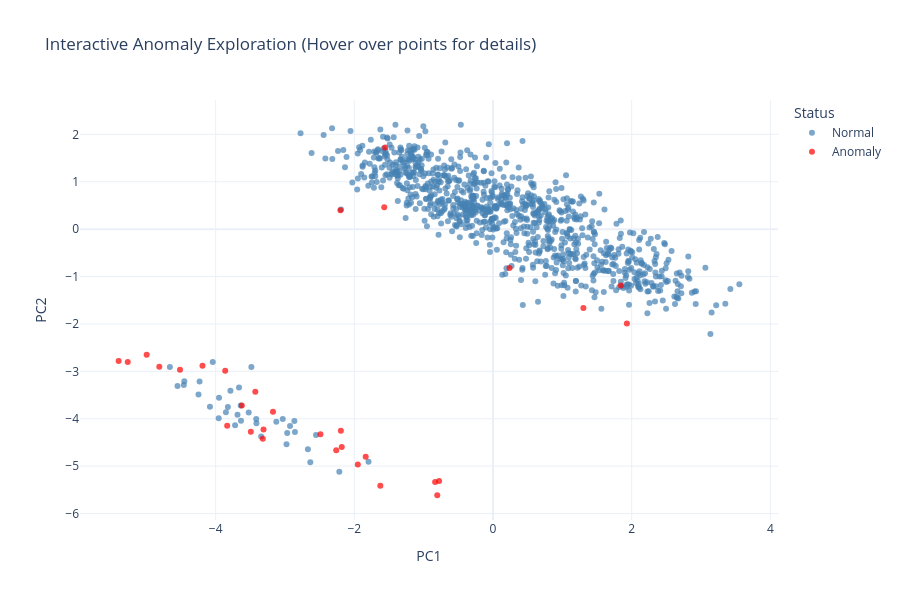

This figure's notebook cell:
### Markdown cell above
## 8. Final Visualization Dashboard (Bonus)
**Objective:** A consolidated visual dashboard providing a comprehensive view of feature correlations, principal components, cluster separations, and an interactive tool for exploring multidimensional anomalies.

### Code cell
import matplotlib.pyplot as plt
import seaborn as sns
import plotly.express as px
import pandas as pd
import numpy as np

# Align all data to the sample size to prevent length mismatches
if 'SAMPLE_SIZE' in locals() and len(df_clean) > SAMPLE_SIZE:
    dash_df = df_clean.iloc[sample_indices].copy()
    if_preds_dash = if_predictions[sample_indices]
else:
    dash_df = df_clean.copy()
    if_preds_dash = if_predictions

# ---------------------------------------------------------
# Part 1: Static Dashboard (Heatmap, PCA, Clusters)
# ---------------------------------------------------------
fig = plt.figure(figsize=(18, 12))

# 1. Heatmap
ax1 = plt.subplot(2, 2, 1)
sns.heatmap(dash_df.corr(), annot=False, cmap='coolwarm', ax=ax1, cbar=True)
ax1.set_title('Feature Correlation Heatmap', fontsize=14)

# 2. PCA Visualization (Base)
ax2 = plt.subplot(2, 2, 2)
ax2.scatter(X_pca_opt[:, 0], X_pca_opt[:, 1], alpha=0.5, c='gray')
ax2.set_title('PCA Visualization (2D Projection)', fontsize=14)
ax2.set_xlabel('Principal Component 1')
ax2.set_ylabel('Principal Component 2')

# 3. Cluster Visualization (Using K-Means results)
ax3 = plt.subplot(2, 2, 3)
scatter = ax3.scatter(X_pca_opt[:, 0], X_pca_opt[:, 1], c=clusters_kmeans, cmap='viridis', alpha=0.6)
ax3.set_title('Cluster Visualization (K-Means)', fontsize=14)
ax3.set_xlabel('PC1')
ax3.set_ylabel('PC2')
plt.colorbar(scatter, ax=ax3, label='Cluster ID')

plt.tight_layout()
plt.show()

# ---------------------------------------------------------
# Part 2: Pairplots
# ---------------------------------------------------------
print("Generating Pairplot (this may take a few seconds)...")
key_features = ['age', 'years_climbing', 'queue_time', 'weather_score']
valid_features = [f for f in key_features if f in dash_df.columns]

sns.pairplot(dash_df[valid_features], diag_kind='kde', corner=True, plot_kws={'alpha': 0.5})
plt.suptitle('Pairplots of Key Expedition Metrics', y=1.02, fontsize=14)
plt.show()

# ---------------------------------------------------------
# Part 3: Interactive Anomaly Exploration
# ---------------------------------------------------------
# Attach PCA coordinates and the properly sized Isolation Forest predictions
dash_df['PC1'] = X_pca_opt[:, 0]
dash_df['PC2'] = X_pca_opt[:, 1]
dash_df['Status'] = ['Anomaly' if x == -1 else 'Normal' for x in if_preds_dash]

# Create interactive scatter plot using Plotly
fig_inter = px.scatter(
    dash_df, 
    x='PC1', 
    y='PC2', 
    color='Status',
    color_discrete_map={'Normal': 'steelblue', 'Anomaly': 'red'},
    hover_data=valid_features,
    title='Interactive Anomaly Exploration (Hover over points for details)',
    opacity=0.7
)

fig_inter.update_layout(height=600, width=900, template="plotly_white")
fig_inter.show()

### Figure 1 — Plotly figure (JSON) as saved in the notebook; plotly's stock layout.template omitted (floating-point values rounded to 4 significant figures; data arrays with more than 128 entries replaced by an {"elided": "..."} marker saying what was removed)
{"data": [{"customdata": {"elided": "969x3 float values"}, "hovertemplate": "Status=Normal<br>PC1=%{x}<br>PC2=%{y}<br>age=%{customdata[0]}<br>years_climbing=%{customdata[1]}<br>weather_score=%{customdata[2]}<extra></extra>", "legendgroup": "Normal", "marker": {"color": "steelblue", "opacity": 0.7, "symbol": "circle"}, "mode": "markers", "name": "Normal", "orientation": "v", "showlegend": true, "type": "scatter", "x": {"elided": "969 float values"}, "xaxis": "x", "y": {"elided": "969 float values"}, "yaxis": "y"}, {"customdata": [[38.0, 9.0, 9.6], [46.0, 8.0, 3.6], [42.0, 6.0, 3.6], [24.0, 1.0, 7.8], [30.0, 25.0, 9.5], [48.0, 12.0, 5.0], [40.0, 7.0, 5.6], [42.0, 21.0, 8.0], [30.0, 0.0, 8.8], [34.0, 8.0, 8.0], [41.0, 18.0, 4.7], [38.0, 13.0, 7.8], [28.0, 15.0, 4.8], [33.0, 7.0, 5.0], [35.0, 5.0, 8.7], [29.0, 16.0, 7.4], [41.0, 20.0, 3.7], [47.0, 13.0, 9.6], [24.0, 10.0, 3.9], [37.0, 14.0, 4.6], [41.0, 6.0, 9.4], [43.0, 1.0, 8.8], [27.0, 6.0, 6.8], [45.0, 7.0, 6.6], [38.0, 9.0, 2.7], [39.0, 9.0, 7.3], [47.0, 16.0, 7.7], [48.0, 17.0, 6.1], [43.0, 18.0, 10.0], [29.0, 16.0, 8.0], [38.0, 6.0, 1.7]], "hovertemplate": "Status=Anomaly<br>PC1=%{x}<br>PC2=%{y}<br>age=%{customdata[0]}<br>years_climbing=%{customdata[1]}<br>weather_score=%{customdata[2]}<extra></extra>", "legendgroup": "Anomaly", "marker": {"color": "red", "opacity": 0.7, "symbol": "circle"}, "mode": "markers", "name": "Anomaly", "orientation": "v", "showlegend": true, "type": "scatter", "x": [1.843, -4.813, -3.173, 1.303, -1.95, -5.399, -1.569, -3.862, -3.32, -2.181, 1.93, -0.8348, -5.268, -3.834, -3.622, -4.514, -2.489, -1.625, -2.201, -3.493, -2.261, -3.31, -2.194, -1.836, 0.2382, -0.8039, -4.995, -4.19, -1.556, -0.7773, -3.428], "xaxis": "x", "y": [-1.189, -2.901, -3.855, -1.661, -4.966, -2.783, 0.462, -2.987, -4.423, -4.595, -1.989, -5.334, -2.801, -4.148, -3.721, -2.965, -4.326, -5.412, 0.4007, -4.275, -4.665, -4.226, -4.254, -4.803, -0.8206, -5.614, -2.652, -2.882, 1.724, -5.316, -3.43], "yaxis": "y"}], "layout": {"height": 600, "legend": {"title": {"text": "Status"}, "tracegroupgap": 0}, "title": {"text": "Interactive Anomaly Exploration (Hover over points for details)"}, "width": 900, "xaxis": {"anchor": "y", "domain": [0, 1], "title": {"text": "PC1"}}, "yaxis": {"anchor": "x", "domain": [0, 1], "title": {"text": "PC2"}}}}
